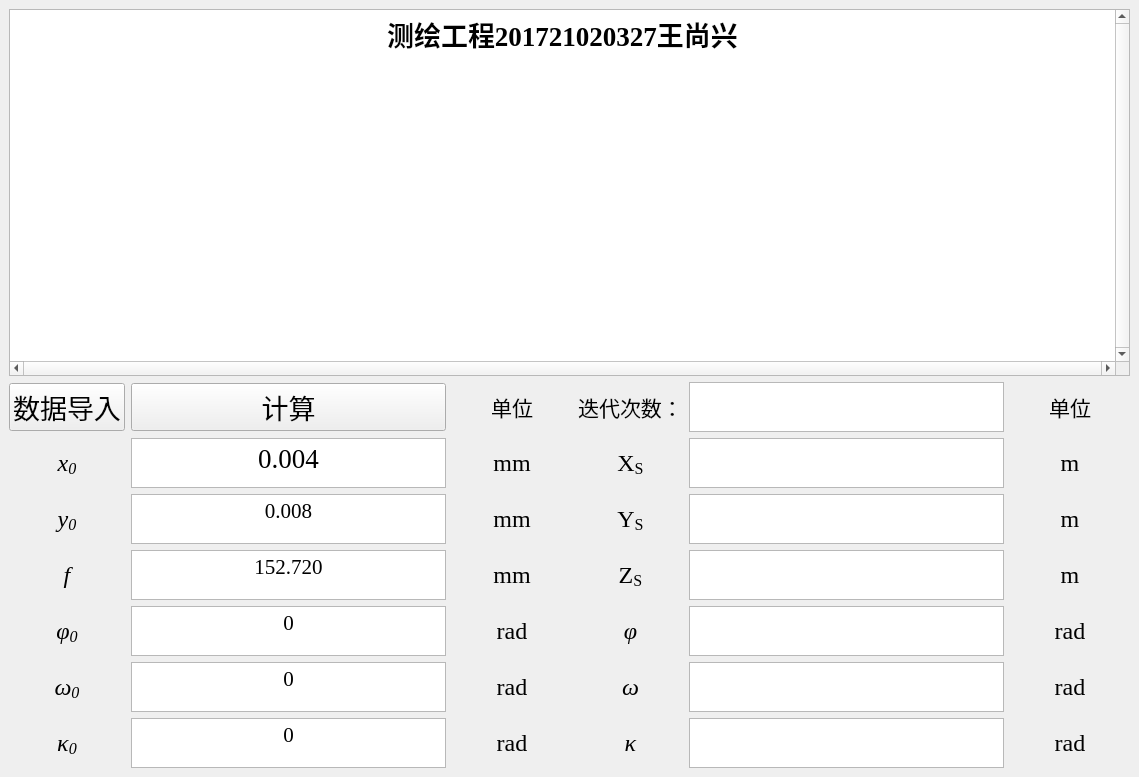
 <widget class="QMainWindow" name="MainWindow">
  <property name="enabled">
   <bool>true</bool>
  </property>
  <property name="geometry">
   <rect>
    <x>0</x>
    <y>0</y>
    <width>1139</width>
    <height>777</height>
   </rect>
  </property>
  <property name="maximumSize">
   <size>
    <width>16777215</width>
    <height>16777215</height>
   </size>
  </property>
  <property name="font">
   <font>
    <family>Times New Roman</family>
   </font>
  </property>
  <property name="windowTitle">
   <string>MainWindow</string>
  </property>
  <property name="toolButtonStyle">
   <enum>Qt::ToolButtonIconOnly</enum>
  </property>
  <property name="documentMode">
   <bool>false</bool>
  </property>
  <widget class="QWidget" name="centralwidget">
   <layout class="QGridLayout" name="gridLayout_2">
    <item row="0" column="0">
     <layout class="QGridLayout" name="gridLayout">
      <item row="3" column="7">
       <widget class="QLabel" name="label_15">
        <property name="minimumSize">
         <size>
          <width>120</width>
          <height>40</height>
         </size>
        </property>
        <property name="maximumSize">
         <size>
          <width>120</width>
          <height>40</height>
         </size>
        </property>
        <property name="font">
         <font>
          <family>Times New Roman</family>
          <pointsize>18</pointsize>
         </font>
        </property>
        <property name="text">
         <string>&lt;html&gt;&lt;head/&gt;&lt;body&gt;&lt;p align=&quot;center&quot;&gt;m&lt;/p&gt;&lt;/body&gt;&lt;/html&gt;</string>
        </property>
       </widget>
      </item>
      <item row="1" column="0" colspan="2">
       <widget class="QPushButton" name="dataButton">
        <property name="font">
         <font>
          <family>宋体</family>
          <pointsize>20</pointsize>
         </font>
        </property>
        <property name="text">
         <string>数据导入</string>
        </property>
       </widget>
      </item>
      <item row="5" column="3">
       <widget class="QLabel" name="label_24">
        <property name="minimumSize">
         <size>
          <width>120</width>
          <height>40</height>
         </size>
        </property>
        <property name="maximumSize">
         <size>
          <width>120</width>
          <height>40</height>
         </size>
        </property>
        <property name="font">
         <font>
          <family>Times New Roman</family>
          <pointsize>18</pointsize>
         </font>
        </property>
        <property name="text">
         <string>&lt;html&gt;&lt;head/&gt;&lt;body&gt;&lt;p align=&quot;center&quot;&gt;rad&lt;/p&gt;&lt;/body&gt;&lt;/html&gt;</string>
        </property>
       </widget>
      </item>
      <item row="6" column="7">
       <widget class="QLabel" name="label_18">
        <property name="minimumSize">
         <size>
          <width>120</width>
          <height>40</height>
         </size>
        </property>
        <property name="maximumSize">
         <size>
          <width>120</width>
          <height>40</height>
         </size>
        </property>
        <property name="font">
         <font>
          <family>Times New Roman</family>
          <pointsize>18</pointsize>
         </font>
        </property>
        <property name="text">
         <string>&lt;html&gt;&lt;head/&gt;&lt;body&gt;&lt;p align=&quot;center&quot;&gt;rad&lt;/p&gt;&lt;/body&gt;&lt;/html&gt;</string>
        </property>
       </widget>
      </item>
      <item row="1" column="4" colspan="2">
       <widget class="QLabel" name="label">
        <property name="maximumSize">
         <size>
          <width>1699999</width>
          <height>50</height>
         </size>
        </property>
        <property name="font">
         <font>
          <family>宋体</family>
          <pointsize>20</pointsize>
         </font>
        </property>
        <property name="text">
         <string>&lt;html&gt;&lt;head/&gt;&lt;body&gt;&lt;p align=&quot;center&quot;&gt;&lt;span style=&quot; font-size:16pt;&quot;&gt;迭代次数：&lt;/span&gt;&lt;/p&gt;&lt;/body&gt;&lt;/html&gt;</string>
        </property>
        <property name="textFormat">
         <enum>Qt::AutoText</enum>
        </property>
        <property name="alignment">
         <set>Qt::AlignCenter</set>
        </property>
       </widget>
      </item>
      <item row="2" column="7">
       <widget class="QLabel" name="label_14">
        <property name="minimumSize">
         <size>
          <width>120</width>
          <height>40</height>
         </size>
        </property>
        <property name="maximumSize">
         <size>
          <width>120</width>
          <height>40</height>
         </size>
        </property>
        <property name="font">
         <font>
          <family>Times New Roman</family>
          <pointsize>18</pointsize>
         </font>
        </property>
        <property name="text">
         <string>&lt;html&gt;&lt;head/&gt;&lt;body&gt;&lt;p align=&quot;center&quot;&gt;m&lt;/p&gt;&lt;/body&gt;&lt;/html&gt;</string>
        </property>
       </widget>
      </item>
      <item row="6" column="3">
       <widget class="QLabel" name="label_25">
        <property name="minimumSize">
         <size>
          <width>120</width>
          <height>40</height>
         </size>
        </property>
        <property name="maximumSize">
         <size>
          <width>120</width>
          <height>40</height>
         </size>
        </property>
        <property name="font">
         <font>
          <family>Times New Roman</family>
          <pointsize>18</pointsize>
         </font>
        </property>
        <property name="text">
         <string>&lt;html&gt;&lt;head/&gt;&lt;body&gt;&lt;p align=&quot;center&quot;&gt;rad&lt;/p&gt;&lt;/body&gt;&lt;/html&gt;</string>
        </property>
       </widget>
      </item>
      <item row="1" column="6">
       <widget class="QTextBrowser" name="iterations">
        <property name="maximumSize">
         <size>
          <width>169999</width>
          <height>50</height>
         </size>
        </property>
        <property name="font">
         <font>
          <family>Times New Roman</family>
          <pointsize>20</pointsize>
         </font>
        </property>
       </widget>
      </item>
      <item row="2" column="3">
       <widget class="QLabel" name="label_21">
        <property name="minimumSize">
         <size>
          <width>120</width>
          <height>40</height>
         </size>
        </property>
        <property name="maximumSize">
         <size>
          <width>120</width>
          <height>40</height>
         </size>
        </property>
        <property name="font">
         <font>
          <family>Times New Roman</family>
          <pointsize>18</pointsize>
         </font>
        </property>
        <property name="text">
         <string>&lt;html&gt;&lt;head/&gt;&lt;body&gt;&lt;p align=&quot;center&quot;&gt;mm&lt;/p&gt;&lt;/body&gt;&lt;/html&gt;</string>
        </property>
       </widget>
      </item>
      <item row="3" column="3">
       <widget class="QLabel" name="label_22">
        <property name="minimumSize">
         <size>
          <width>120</width>
          <height>40</height>
         </size>
        </property>
        <property name="maximumSize">
         <size>
          <width>120</width>
          <height>40</height>
         </size>
        </property>
        <property name="font">
         <font>
          <family>Times New Roman</family>
          <pointsize>18</pointsize>
         </font>
        </property>
        <property name="text">
         <string>&lt;html&gt;&lt;head/&gt;&lt;body&gt;&lt;p align=&quot;center&quot;&gt;mm&lt;/p&gt;&lt;/body&gt;&lt;/html&gt;</string>
        </property>
       </widget>
      </item>
      <item row="0" column="0" colspan="8">
       <widget class="QTextBrowser" name="dataBrowser">
        <property name="enabled">
         <bool>true</bool>
        </property>
        <property name="sizePolicy">
         <sizepolicy hsizetype="Expanding" vsizetype="Expanding">
          <horstretch>0</horstretch>
          <verstretch>0</verstretch>
         </sizepolicy>
        </property>
        <property name="minimumSize">
         <size>
          <width>200</width>
          <height>0</height>
         </size>
        </property>
        <property name="maximumSize">
         <size>
          <width>16777215</width>
          <height>800</height>
         </size>
        </property>
        <property name="font">
         <font>
          <family>Times New Roman</family>
          <pointsize>20</pointsize>
          <weight>75</weight>
          <bold>true</bold>
          <kerning>true</kerning>
         </font>
        </property>
        <property name="layoutDirection">
         <enum>Qt::LeftToRight</enum>
        </property>
        <property name="verticalScrollBarPolicy">
         <enum>Qt::ScrollBarAlwaysOn</enum>
        </property>
        <property name="horizontalScrollBarPolicy">
         <enum>Qt::ScrollBarAlwaysOn</enum>
        </property>
        <property name="html">
         <string>&lt;!DOCTYPE HTML PUBLIC &quot;-//W3C//DTD HTML 4.0//EN&quot; &quot;http://www.w3.org/TR/REC-html40/strict.dtd&quot;&gt;
&lt;html&gt;&lt;head&gt;&lt;meta name=&quot;qrichtext&quot; content=&quot;1&quot; /&gt;&lt;style type=&quot;text/css&quot;&gt;
p, li { white-space: pre-wrap; }
&lt;/style&gt;&lt;/head&gt;&lt;body style=&quot; font-family:'Times New Roman','Times New Roman'; font-size:20pt; font-weight:600; font-style:normal;&quot;&gt;
&lt;p align=&quot;center&quot; style=&quot; margin-top:0px; margin-bottom:0px; margin-left:0px; margin-right:0px; -qt-block-indent:0; text-indent:0px;&quot;&gt;测绘工程201721020327王尚兴&lt;/p&gt;&lt;/body&gt;&lt;/html&gt;</string>
        </property>
       </widget>
      </item>
      <item row="7" column="3">
       <widget class="QLabel" name="label_26">
        <property name="minimumSize">
         <size>
          <width>120</width>
          <height>40</height>
         </size>
        </property>
        <property name="maximumSize">
         <size>
          <width>120</width>
          <height>40</height>
         </size>
        </property>
        <property name="font">
         <font>
          <family>Times New Roman</family>
          <pointsize>18</pointsize>
         </font>
        </property>
        <property name="text">
         <string>&lt;html&gt;&lt;head/&gt;&lt;body&gt;&lt;p align=&quot;center&quot;&gt;rad&lt;/p&gt;&lt;/body&gt;&lt;/html&gt;</string>
        </property>
       </widget>
      </item>
      <item row="1" column="2">
       <widget class="QPushButton" name="calButton">
        <property name="font">
         <font>
          <family>宋体</family>
          <pointsize>20</pointsize>
         </font>
        </property>
        <property name="statusTip">
         <string/>
        </property>
        <property name="inputMethodHints">
         <set>Qt::ImhNone</set>
        </property>
        <property name="text">
         <string>计算</string>
        </property>
        <property name="checkable">
         <bool>false</bool>
        </property>
       </widget>
      </item>
      <item row="7" column="7">
       <widget class="QLabel" name="label_19">
        <property name="minimumSize">
         <size>
          <width>120</width>
          <height>40</height>
         </size>
        </property>
        <property name="maximumSize">
         <size>
          <width>120</width>
          <height>40</height>
         </size>
        </property>
        <property name="font">
         <font>
          <family>Times New Roman</family>
          <pointsize>18</pointsize>
         </font>
        </property>
        <property name="text">
         <string>&lt;html&gt;&lt;head/&gt;&lt;body&gt;&lt;p align=&quot;center&quot;&gt;rad&lt;/p&gt;&lt;/body&gt;&lt;/html&gt;</string>
        </property>
       </widget>
      </item>
      <item row="4" column="3">
       <widget class="QLabel" name="label_23">
        <property name="minimumSize">
         <size>
          <width>120</width>
          <height>40</height>
         </size>
        </property>
        <property name="maximumSize">
         <size>
          <width>120</width>
          <height>40</height>
         </size>
        </property>
        <property name="font">
         <font>
          <family>Times New Roman</family>
          <pointsize>18</pointsize>
         </font>
        </property>
        <property name="text">
         <string>&lt;html&gt;&lt;head/&gt;&lt;body&gt;&lt;p align=&quot;center&quot;&gt;mm&lt;/p&gt;&lt;/body&gt;&lt;/html&gt;</string>
        </property>
       </widget>
      </item>
      <item row="5" column="7">
       <widget class="QLabel" name="label_17">
        <property name="minimumSize">
         <size>
          <width>120</width>
          <height>40</height>
         </size>
        </property>
        <property name="maximumSize">
         <size>
          <width>120</width>
          <height>40</height>
         </size>
        </property>
        <property name="font">
         <font>
          <family>Times New Roman</family>
          <pointsize>18</pointsize>
         </font>
        </property>
        <property name="text">
         <string>&lt;html&gt;&lt;head/&gt;&lt;body&gt;&lt;p align=&quot;center&quot;&gt;rad&lt;/p&gt;&lt;/body&gt;&lt;/html&gt;</string>
        </property>
       </widget>
      </item>
      <item row="1" column="7">
       <widget class="QLabel" name="label_27">
        <property name="font">
         <font>
          <family>宋体</family>
          <pointsize>20</pointsize>
         </font>
        </property>
        <property name="text">
         <string>&lt;html&gt;&lt;head/&gt;&lt;body&gt;&lt;p align=&quot;center&quot;&gt;&lt;span style=&quot; font-size:16pt;&quot;&gt;单位&lt;/span&gt;&lt;/p&gt;&lt;/body&gt;&lt;/html&gt;</string>
        </property>
       </widget>
      </item>
      <item row="4" column="7">
       <widget class="QLabel" name="label_16">
        <property name="minimumSize">
         <size>
          <width>120</width>
          <height>40</height>
         </size>
        </property>
        <property name="maximumSize">
         <size>
          <width>120</width>
          <height>40</height>
         </size>
        </property>
        <property name="font">
         <font>
          <family>Times New Roman</family>
          <pointsize>18</pointsize>
         </font>
        </property>
        <property name="text">
         <string>&lt;html&gt;&lt;head/&gt;&lt;body&gt;&lt;p align=&quot;center&quot;&gt;m&lt;/p&gt;&lt;/body&gt;&lt;/html&gt;</string>
        </property>
       </widget>
      </item>
      <item row="1" column="3">
       <widget class="QLabel" name="label_20">
        <property name="font">
         <font>
          <family>宋体</family>
          <pointsize>20</pointsize>
         </font>
        </property>
        <property name="text">
         <string>&lt;html&gt;&lt;head/&gt;&lt;body&gt;&lt;p align=&quot;center&quot;&gt;&lt;span style=&quot; font-size:16pt;&quot;&gt;单位&lt;/span&gt;&lt;/p&gt;&lt;/body&gt;&lt;/html&gt;</string>
        </property>
       </widget>
      </item>
      <item row="2" column="6">
       <widget class="QTextBrowser" name="textBrowser">
        <property name="maximumSize">
         <size>
          <width>1699999</width>
          <height>50</height>
         </size>
        </property>
        <property name="font">
         <font>
          <family>Times New Roman</family>
          <pointsize>20</pointsize>
         </font>
        </property>
       </widget>
      </item>
      <item row="3" column="6">
       <widget class="QTextBrowser" name="textBrowser_2">
        <property name="maximumSize">
         <size>
          <width>1699999</width>
          <height>50</height>
         </size>
        </property>
        <property name="font">
         <font>
          <family>Times New Roman</family>
          <pointsize>20</pointsize>
         </font>
        </property>
       </widget>
      </item>
      <item row="4" column="6">
       <widget class="QTextBrowser" name="textBrowser_3">
        <property name="maximumSize">
         <size>
          <width>1699999</width>
          <height>50</height>
         </size>
        </property>
        <property name="font">
         <font>
          <family>Times New Roman</family>
          <pointsize>20</pointsize>
         </font>
        </property>
       </widget>
      </item>
      <item row="5" column="6">
       <widget class="QTextBrowser" name="textBrowser_4">
        <property name="maximumSize">
         <size>
          <width>1699999</width>
          <height>50</height>
         </size>
        </property>
        <property name="font">
         <font>
          <family>Times New Roman</family>
          <pointsize>20</pointsize>
         </font>
        </property>
       </widget>
      </item>
      <item row="6" column="6">
       <widget class="QTextBrowser" name="textBrowser_5">
        <property name="maximumSize">
         <size>
          <width>1699999</width>
          <height>50</height>
         </size>
        </property>
        <property name="font">
         <font>
          <family>Times New Roman</family>
          <pointsize>20</pointsize>
         </font>
        </property>
       </widget>
      </item>
      <item row="7" column="6">
       <widget class="QTextBrowser" name="textBrowser_6">
        <property name="maximumSize">
         <size>
          <width>1699999</width>
          <height>50</height>
         </size>
        </property>
        <property name="font">
         <font>
          <family>Times New Roman</family>
          <pointsize>20</pointsize>
         </font>
        </property>
       </widget>
      </item>
      <item row="2" column="4" colspan="2">
       <widget class="QLabel" name="label_8">
        <property name="maximumSize">
         <size>
          <width>16777215</width>
          <height>50</height>
         </size>
        </property>
        <property name="font">
         <font>
          <family>Times New Roman</family>
          <pointsize>18</pointsize>
         </font>
        </property>
        <property name="text">
         <string>&lt;html&gt;&lt;head/&gt;&lt;body&gt;&lt;p align=&quot;center&quot;&gt;&lt;span style=&quot; font-size:18pt;&quot;&gt;X&lt;/span&gt;&lt;span style=&quot; font-size:18pt; vertical-align:sub;&quot;&gt;S&lt;/span&gt;&lt;/p&gt;&lt;/body&gt;&lt;/html&gt;</string>
        </property>
       </widget>
      </item>
      <item row="3" column="4" colspan="2">
       <widget class="QLabel" name="label_9">
        <property name="maximumSize">
         <size>
          <width>16777215</width>
          <height>50</height>
         </size>
        </property>
        <property name="font">
         <font>
          <family>Times New Roman</family>
          <pointsize>18</pointsize>
         </font>
        </property>
        <property name="text">
         <string>&lt;html&gt;&lt;head/&gt;&lt;body&gt;&lt;p align=&quot;center&quot;&gt;&lt;span style=&quot; font-size:18pt;&quot;&gt;Y&lt;/span&gt;&lt;span style=&quot; font-size:18pt; vertical-align:sub;&quot;&gt;S&lt;/span&gt;&lt;/p&gt;&lt;/body&gt;&lt;/html&gt;</string>
        </property>
       </widget>
      </item>
      <item row="4" column="4" colspan="2">
       <widget class="QLabel" name="label_10">
        <property name="maximumSize">
         <size>
          <width>16777215</width>
          <height>50</height>
         </size>
        </property>
        <property name="font">
         <font>
          <family>Times New Roman</family>
          <pointsize>18</pointsize>
         </font>
        </property>
        <property name="text">
         <string>&lt;html&gt;&lt;head/&gt;&lt;body&gt;&lt;p align=&quot;center&quot;&gt;&lt;span style=&quot; font-size:18pt;&quot;&gt;Z&lt;/span&gt;&lt;span style=&quot; font-size:18pt; vertical-align:sub;&quot;&gt;S&lt;/span&gt;&lt;/p&gt;&lt;/body&gt;&lt;/html&gt;</string>
        </property>
       </widget>
      </item>
      <item row="5" column="4" colspan="2">
       <widget class="QLabel" name="label_11">
        <property name="maximumSize">
         <size>
          <width>16777215</width>
          <height>50</height>
         </size>
        </property>
        <property name="font">
         <font>
          <family>Times New Roman</family>
          <pointsize>18</pointsize>
          <italic>true</italic>
         </font>
        </property>
        <property name="text">
         <string>&lt;html&gt;&lt;head/&gt;&lt;body&gt;&lt;p align=&quot;center&quot;&gt;&lt;span style=&quot; font-size:18pt;&quot;&gt;φ&lt;/span&gt;&lt;/p&gt;&lt;/body&gt;&lt;/html&gt;</string>
        </property>
       </widget>
      </item>
      <item row="6" column="4" colspan="2">
       <widget class="QLabel" name="label_12">
        <property name="maximumSize">
         <size>
          <width>16777215</width>
          <height>50</height>
         </size>
        </property>
        <property name="font">
         <font>
          <family>Times New Roman</family>
          <pointsize>18</pointsize>
          <italic>true</italic>
         </font>
        </property>
        <property name="text">
         <string>&lt;html&gt;&lt;head/&gt;&lt;body&gt;&lt;p align=&quot;center&quot;&gt;&lt;span style=&quot; font-size:18pt;&quot;&gt;ω&lt;/span&gt;&lt;/p&gt;&lt;/body&gt;&lt;/html&gt;</string>
        </property>
       </widget>
      </item>
      <item row="7" column="4" colspan="2">
       <widget class="QLabel" name="label_13">
        <property name="maximumSize">
         <size>
          <width>16777215</width>
          <height>50</height>
         </size>
        </property>
        <property name="font">
         <font>
          <family>Times New Roman</family>
          <pointsize>18</pointsize>
          <italic>true</italic>
         </font>
        </property>
        <property name="text">
         <string>&lt;html&gt;&lt;head/&gt;&lt;body&gt;&lt;p align=&quot;center&quot;&gt;&lt;span style=&quot; font-size:18pt;&quot;&gt;κ&lt;/span&gt;&lt;/p&gt;&lt;/body&gt;&lt;/html&gt;</string>
        </property>
       </widget>
      </item>
      <item row="2" column="2">
       <widget class="QTextEdit" name="xinit">
        <property name="maximumSize">
         <size>
          <width>1699999</width>
          <height>50</height>
         </size>
        </property>
        <property name="font">
         <font>
          <family>Times New Roman</family>
          <pointsize>20</pointsize>
         </font>
        </property>
        <property name="html">
         <string>&lt;!DOCTYPE HTML PUBLIC &quot;-//W3C//DTD HTML 4.0//EN&quot; &quot;http://www.w3.org/TR/REC-html40/strict.dtd&quot;&gt;
&lt;html&gt;&lt;head&gt;&lt;meta name=&quot;qrichtext&quot; content=&quot;1&quot; /&gt;&lt;style type=&quot;text/css&quot;&gt;
p, li { white-space: pre-wrap; }
&lt;/style&gt;&lt;/head&gt;&lt;body style=&quot; font-family:'Times New Roman','Times New Roman'; font-size:20pt; font-weight:400; font-style:normal;&quot;&gt;
&lt;p align=&quot;center&quot; style=&quot; margin-top:0px; margin-bottom:0px; margin-left:0px; margin-right:0px; -qt-block-indent:0; text-indent:0px;&quot;&gt;0.004&lt;/p&gt;&lt;/body&gt;&lt;/html&gt;</string>
        </property>
       </widget>
      </item>
      <item row="2" column="0" colspan="2">
       <widget class="QLabel" name="label_6">
        <property name="maximumSize">
         <size>
          <width>200</width>
          <height>50</height>
         </size>
        </property>
        <property name="font">
         <font>
          <family>Times New Roman</family>
          <pointsize>18</pointsize>
          <italic>true</italic>
         </font>
        </property>
        <property name="text">
         <string>&lt;!DOCTYPE HTML PUBLIC &quot;-//W3C//DTD HTML 4.0//EN&quot; &quot;http://www.w3.org/TR/REC-html40/strict.dtd&quot;&gt;
&lt;html&gt;&lt;head&gt;&lt;meta name=&quot;qrichtext&quot; content=&quot;1&quot; /&gt;&lt;style type=&quot;text/css&quot;&gt;
p, li { white-space: pre-wrap; }
&lt;/style&gt;&lt;/head&gt;&lt;body style=&quot; font-family:'Times New Roman'; font-size:18pt; font-weight:400; font-style:italic;&quot;&gt;
&lt;p align=&quot;center&quot; style=&quot; margin-top:0px; margin-bottom:0px; margin-left:0px; margin-right:0px; -qt-block-indent:0; text-indent:0px;&quot;&gt;&lt;span style=&quot; font-family:'SimSun';&quot;&gt;x&lt;/span&gt;&lt;span style=&quot; font-family:'SimSun'; vertical-align:sub;&quot;&gt;0&lt;/span&gt;&lt;/p&gt;&lt;/body&gt;&lt;/html&gt;</string>
        </property>
       </widget>
      </item>
      <item row="3" column="2">
       <widget class="QTextEdit" name="yinit">
        <property name="maximumSize">
         <size>
          <width>1699999</width>
          <height>50</height>
         </size>
        </property>
        <property name="font">
         <font>
          <family>Times New Roman</family>
          <pointsize>20</pointsize>
         </font>
        </property>
        <property name="html">
         <string>&lt;!DOCTYPE HTML PUBLIC &quot;-//W3C//DTD HTML 4.0//EN&quot; &quot;http://www.w3.org/TR/REC-html40/strict.dtd&quot;&gt;
&lt;html&gt;&lt;head&gt;&lt;meta name=&quot;qrichtext&quot; content=&quot;1&quot; /&gt;&lt;style type=&quot;text/css&quot;&gt;
p, li { white-space: pre-wrap; }
&lt;/style&gt;&lt;/head&gt;&lt;body style=&quot; font-family:'Times New Roman','Times New Roman'; font-size:20pt; font-weight:400; font-style:normal;&quot;&gt;
&lt;p align=&quot;center&quot; style=&quot; margin-top:0px; margin-bottom:0px; margin-left:0px; margin-right:0px; -qt-block-indent:0; text-indent:0px;&quot;&gt;&lt;span style=&quot; font-family:'Microsoft YaHei'; font-size:16pt;&quot;&gt;0.008&lt;/span&gt;&lt;/p&gt;&lt;/body&gt;&lt;/html&gt;</string>
        </property>
       </widget>
      </item>
      <item row="3" column="0" colspan="2">
       <widget class="QLabel" name="label_2">
        <property name="maximumSize">
         <size>
          <width>200</width>
          <height>50</height>
         </size>
        </property>
        <property name="font">
         <font>
          <family>Times New Roman</family>
          <pointsize>18</pointsize>
          <italic>true</italic>
         </font>
        </property>
        <property name="text">
         <string>&lt;html&gt;&lt;head/&gt;&lt;body&gt;&lt;p align=&quot;center&quot;&gt;&lt;span style=&quot; font-size:18pt;&quot;&gt;y&lt;/span&gt;&lt;span style=&quot; font-size:18pt; vertical-align:sub;&quot;&gt;0&lt;/span&gt;&lt;/p&gt;&lt;/body&gt;&lt;/html&gt;</string>
        </property>
       </widget>
      </item>
      <item row="4" column="2">
       <widget class="QTextEdit" name="fd">
        <property name="maximumSize">
         <size>
          <width>1699999</width>
          <height>50</height>
         </size>
        </property>
        <property name="font">
         <font>
          <family>Times New Roman</family>
          <pointsize>20</pointsize>
         </font>
        </property>
        <property name="html">
         <string>&lt;!DOCTYPE HTML PUBLIC &quot;-//W3C//DTD HTML 4.0//EN&quot; &quot;http://www.w3.org/TR/REC-html40/strict.dtd&quot;&gt;
&lt;html&gt;&lt;head&gt;&lt;meta name=&quot;qrichtext&quot; content=&quot;1&quot; /&gt;&lt;style type=&quot;text/css&quot;&gt;
p, li { white-space: pre-wrap; }
&lt;/style&gt;&lt;/head&gt;&lt;body style=&quot; font-family:'Times New Roman','Times New Roman'; font-size:20pt; font-weight:400; font-style:normal;&quot;&gt;
&lt;p align=&quot;center&quot; style=&quot; margin-top:0px; margin-bottom:0px; margin-left:0px; margin-right:0px; -qt-block-indent:0; text-indent:0px;&quot;&gt;&lt;span style=&quot; font-family:'Microsoft YaHei'; font-size:16pt;&quot;&gt;152.720&lt;/span&gt;&lt;/p&gt;&lt;/body&gt;&lt;/html&gt;</string>
        </property>
       </widget>
      </item>
      <item row="4" column="0" colspan="2">
       <widget class="QLabel" name="label_7">
        <property name="maximumSize">
         <size>
          <width>200</width>
          <height>50</height>
         </size>
        </property>
        <property name="font">
         <font>
          <family>Times New Roman</family>
          <pointsize>18</pointsize>
          <weight>50</weight>
          <italic>true</italic>
          <bold>false</bold>
         </font>
        </property>
        <property name="mouseTracking">
         <bool>true</bool>
        </property>
        <property name="text">
         <string>&lt;html&gt;&lt;head/&gt;&lt;body&gt;&lt;p align=&quot;center&quot;&gt;&lt;span style=&quot; font-size:18pt;&quot;&gt;f&lt;/span&gt;&lt;/p&gt;&lt;/body&gt;&lt;/html&gt;</string>
        </property>
        <property name="alignment">
         <set>Qt::AlignCenter</set>
        </property>
       </widget>
      </item>
      <item row="5" column="2">
       <widget class="QTextEdit" name="finit">
        <property name="maximumSize">
         <size>
          <width>1699999</width>
          <height>50</height>
         </size>
        </property>
        <property name="font">
         <font>
          <family>Times New Roman</family>
          <pointsize>20</pointsize>
         </font>
        </property>
        <property name="html">
         <string>&lt;!DOCTYPE HTML PUBLIC &quot;-//W3C//DTD HTML 4.0//EN&quot; &quot;http://www.w3.org/TR/REC-html40/strict.dtd&quot;&gt;
&lt;html&gt;&lt;head&gt;&lt;meta name=&quot;qrichtext&quot; content=&quot;1&quot; /&gt;&lt;style type=&quot;text/css&quot;&gt;
p, li { white-space: pre-wrap; }
&lt;/style&gt;&lt;/head&gt;&lt;body style=&quot; font-family:'Times New Roman','Times New Roman'; font-size:20pt; font-weight:400; font-style:normal;&quot;&gt;
&lt;p align=&quot;center&quot; style=&quot; margin-top:0px; margin-bottom:0px; margin-left:0px; margin-right:0px; -qt-block-indent:0; text-indent:0px;&quot;&gt;&lt;span style=&quot; font-family:'Microsoft YaHei'; font-size:16pt;&quot;&gt;0&lt;/span&gt;&lt;/p&gt;&lt;/body&gt;&lt;/html&gt;</string>
        </property>
       </widget>
      </item>
      <item row="5" column="0" colspan="2">
       <widget class="QLabel" name="label_3">
        <property name="maximumSize">
         <size>
          <width>200</width>
          <height>50</height>
         </size>
        </property>
        <property name="font">
         <font>
          <family>Times New Roman</family>
          <pointsize>18</pointsize>
          <italic>true</italic>
         </font>
        </property>
        <property name="text">
         <string>&lt;html&gt;&lt;head/&gt;&lt;body&gt;&lt;p align=&quot;center&quot;&gt;&lt;span style=&quot; font-size:18pt;&quot;&gt;φ&lt;/span&gt;&lt;span style=&quot; font-size:18pt; vertical-align:sub;&quot;&gt;0&lt;/span&gt;&lt;/p&gt;&lt;/body&gt;&lt;/html&gt;</string>
        </property>
       </widget>
      </item>
      <item row="6" column="2">
       <widget class="QTextEdit" name="winit">
        <property name="maximumSize">
         <size>
          <width>1699999</width>
          <height>50</height>
         </size>
        </property>
        <property name="font">
         <font>
          <family>Times New Roman</family>
          <pointsize>20</pointsize>
         </font>
        </property>
        <property name="html">
         <string>&lt;!DOCTYPE HTML PUBLIC &quot;-//W3C//DTD HTML 4.0//EN&quot; &quot;http://www.w3.org/TR/REC-html40/strict.dtd&quot;&gt;
&lt;html&gt;&lt;head&gt;&lt;meta name=&quot;qrichtext&quot; content=&quot;1&quot; /&gt;&lt;style type=&quot;text/css&quot;&gt;
p, li { white-space: pre-wrap; }
&lt;/style&gt;&lt;/head&gt;&lt;body style=&quot; font-family:'Times New Roman','Times New Roman'; font-size:20pt; font-weight:400; font-style:normal;&quot;&gt;
&lt;p align=&quot;center&quot; style=&quot; margin-top:0px; margin-bottom:0px; margin-left:0px; margin-right:0px; -qt-block-indent:0; text-indent:0px;&quot;&gt;&lt;span style=&quot; font-family:'Microsoft YaHei'; font-size:16pt;&quot;&gt;0&lt;/span&gt;&lt;/p&gt;&lt;/body&gt;&lt;/html&gt;</string>
        </property>
       </widget>
      </item>
      <item row="6" column="0" colspan="2">
       <widget class="QLabel" name="label_4">
        <property name="maximumSize">
         <size>
          <width>200</width>
          <height>50</height>
         </size>
        </property>
        <property name="font">
         <font>
          <family>Times New Roman</family>
          <pointsize>18</pointsize>
          <italic>true</italic>
         </font>
        </property>
        <property name="text">
         <string>&lt;html&gt;&lt;head/&gt;&lt;body&gt;&lt;p align=&quot;center&quot;&gt;&lt;span style=&quot; font-size:18pt;&quot;&gt;ω&lt;/span&gt;&lt;span style=&quot; font-size:18pt; vertical-align:sub;&quot;&gt;0&lt;/span&gt;&lt;/p&gt;&lt;/body&gt;&lt;/html&gt;</string>
        </property>
       </widget>
      </item>
      <item row="7" column="2">
       <widget class="QTextEdit" name="kinit">
        <property name="maximumSize">
         <size>
          <width>1699999</width>
          <height>50</height>
         </size>
        </property>
        <property name="font">
         <font>
          <family>Times New Roman</family>
          <pointsize>20</pointsize>
         </font>
        </property>
        <property name="html">
         <string>&lt;!DOCTYPE HTML PUBLIC &quot;-//W3C//DTD HTML 4.0//EN&quot; &quot;http://www.w3.org/TR/REC-html40/strict.dtd&quot;&gt;
&lt;html&gt;&lt;head&gt;&lt;meta name=&quot;qrichtext&quot; content=&quot;1&quot; /&gt;&lt;style type=&quot;text/css&quot;&gt;
p, li { white-space: pre-wrap; }
&lt;/style&gt;&lt;/head&gt;&lt;body style=&quot; font-family:'Times New Roman','Times New Roman'; font-size:20pt; font-weight:400; font-style:normal;&quot;&gt;
&lt;p align=&quot;center&quot; style=&quot; margin-top:0px; margin-bottom:0px; margin-left:0px; margin-right:0px; -qt-block-indent:0; text-indent:0px;&quot;&gt;&lt;span style=&quot; font-family:'Microsoft YaHei'; font-size:16pt;&quot;&gt;0&lt;/span&gt;&lt;/p&gt;&lt;/body&gt;&lt;/html&gt;</string>
        </property>
       </widget>
      </item>
      <item row="7" column="0" colspan="2">
       <widget class="QLabel" name="label_5">
        <property name="maximumSize">
         <size>
          <width>200</width>
          <height>50</height>
         </size>
        </property>
        <property name="font">
         <font>
          <family>Times New Roman</family>
          <pointsize>18</pointsize>
          <italic>true</italic>
         </font>
        </property>
        <property name="text">
         <string>&lt;html&gt;&lt;head/&gt;&lt;body&gt;&lt;p align=&quot;center&quot;&gt;&lt;span style=&quot; font-size:18pt;&quot;&gt;κ&lt;/span&gt;&lt;span style=&quot; font-size:18pt; vertical-align:sub;&quot;&gt;0&lt;/span&gt;&lt;/p&gt;&lt;/body&gt;&lt;/html&gt;</string>
        </property>
       </widget>
      </item>
     </layout>
    </item>
   </layout>
  </widget>
 </widget>
